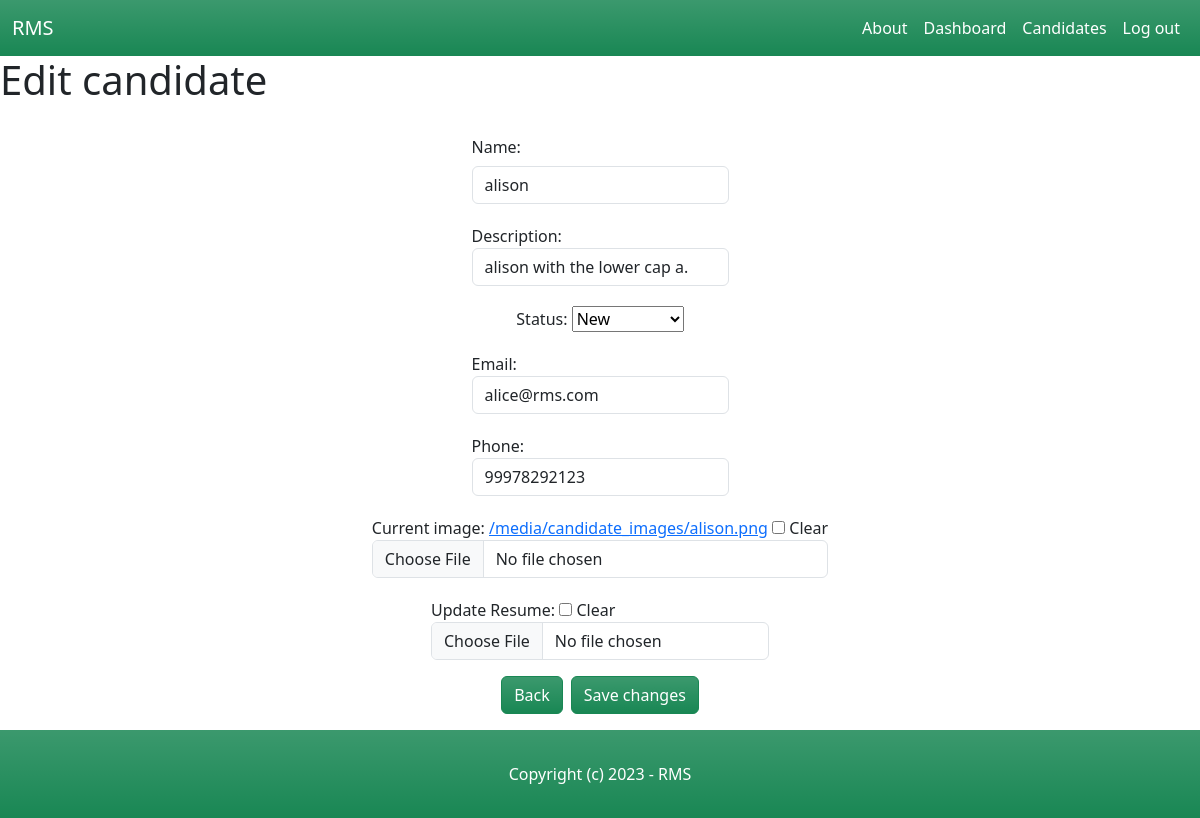
The app's page /candidates/8/edit/ (signed in) with its own data.
### candidate/models.py (models this page shows, shortened)
class Candidate(models.Model):
    NEW = 'new'
    CONTACTED = 'contacted'
    INTERVIEWED = 'interviewed'
    HIRED = 'hired'
    REJECTED = 'rejected'
    CHOICES_STATUS = (
        (NEW, 'New'),
        (CONTACTED, 'Contacted'),
        (INTERVIEWED, 'Interviewed'),
        (HIRED, 'Hired'),
        (REJECTED, 'Rejected'),
    )
    name = models.CharField(max_length=255)
    description = models.TextField(blank=True, null=True)
    status = models.CharField(max_length=11, choices=CHOICES_STATUS, default=NEW)
    email = models.EmailField()
    phone = models.PositiveIntegerField()
    image = models.ImageField(upload_to='candidate_images', default='default_image.jpg', blank=True, null=True)
    resume = models.FileField(upload_to='resumes/', blank=True, null=True)
    is_active = models.BooleanField(default=True)
    created_by = models.ForeignKey(User, related_name='candidates', on_delete=models.CASCADE)
    created_at = models.DateTimeField(auto_now_add=True)
    modified_at = models.DateTimeField(auto_now=True)
    last_modified_by = models.ForeignKey(User, related_name='candidate', blank=True, null=True, on_delete=models.CASCADE)

### candidate/views.py (the view)
# urls.py: path('<int:pk>/edit/', views.edit_candidate, name='edit_candidate'),
@login_required
def edit_candidate(request, pk):
    candidate = get_object_or_404(Candidate, pk=pk)
    if request.method == 'POST':
        form = AddCandidateForm(request.POST, request.FILES, instance=candidate)
        if form.is_valid():
            if 'image-clear' in request.POST:
                candidate.image.delete(save=False)
                candidate.image = None
            instance = form.save(commit=False)
            if not instance.image:
                instance.image = 'default_image.jpg'
            instance.save()
            if 'resume-clear' in request.POST:
                candidate.resume.delete(save=False)
                candidate.resume = None
            candidate.last_modified_by = request.user
            form.save()
            messages.success(request, 'The changes were saved!')
            return redirect('candidate_details', pk=pk)
    else:
        form = AddCandidateForm(instance=candidate)
    return render(request, 'candidate/edit_candidate.html', {
        'form': form,
        'candidate': candidate,
    })

### candidate/forms.py
class AddCandidateForm(forms.ModelForm):
    class Meta:
        model = Candidate
        fields = ('name', 'description', 'status', 'email', 'phone', 'image', 'resume',)
        widgets = {
            'image': forms.ClearableFileInput(attrs={'multiple': False}),
            'resume': forms.ClearableFileInput(attrs={'multiple': False}),
            'status': forms.Select(attrs={'class': 'form-control'}),
        }

### candidate/templates/candidate/edit_candidate.html (shortened to what this page needs)
{% extends 'core/base.html' %}
{% block content %}
    <h1 class="">Edit candidate</h1>
    <form method="post" action="." enctype="multipart/form-data">
        <div class="row g-3 my-1 align-items-center justify-content-center">
            <div class="col-auto">
                <label class="col-form-label" for="id_name">Name:</label>
                <input type="text" class="form-control" name="name" value="{{ candidate.name }}" maxlength="255" autofocus required id="id_name">
            </div>
        </div>
        <div class="row g-3 my-1 align-items-center justify-content-center">
            <div class="col-auto">
                <label for="id_description">Description:</label>
                <input type="text" class="form-control" name="description" value="{{ candidate.description }}" cols="40" rows="10" id="id_description"></input>
            </div>
        </div>
        <div class="row g-3 my-1 align-items-center justify-content-center">
            <div class="col-auto">
                <label for="id_status">Status:</label>
                <select name="status" id="id_status" required>
                    <option value="new" {% if candidate.status == 'new' %}selected{% endif %}>New</option>
                </select>
            </div>
        </div>
        <div class="row g-3 my-1 align-items-center justify-content-center">
            <div class="col-auto">
                <label for="id_email">Email:</label>
                <input type="email" class="form-control" name="email" value="{{ candidate.email }}" maxlength="254" required id="id_email">
            </div>
        </div>
        <div class="row g-3 my-1 align-items-center justify-content-center">
            <div class="col-auto">
                <label for="id_phone">Phone:</label>
                <input type="tel" class="form-control" name="phone" value="{{ candidate.phone }}" required id="id_phone">
            </div>
        </div>
        <div class="row g-3 my-1 align-items-center justify-content-center">
            <div class="col-auto">
                <label for="id_image">Current image:</label>
                <a href="{{ candidate.image.url }}">{{ candidate.image.url }}</a>
                <input type="checkbox" name="image-clear" id="image-clear_id">
                <label for="image-clear_id">Clear</label>
                <input type="file" class="form-control" name="image" accept="image/*" id="id_image">
            </div>
        </div>
        <div class="row g-3 my-1 align-items-center justify-content-center">
            <div class="col-auto">
                <label for="id_resume">Update Resume:</label>
                <input type="checkbox" name="resume-clear" id="resume-clear_id">
                <label for="resume-clear_id">Clear</label>
                <input type="file" class="form-control" name="resume" id="id_resume">
            </div>
        </div>
        <div class="d-grid my-3 gap-2 d-md-flex justify-content-center">
            <button type="submit" class="btn btn-success bg-gradient"><a class="nav-link text-white" href="{% url 'candidate_details' candidate.id %}">Back</a></button>
            <button type="submit" class="btn btn-success bg-gradient">Save changes</button>
        </div>
    </form>
{% endblock %}

### records on screen
Candidate: name "alison", description "alison with the lower cap a.", status "New", email "alice@rms.com", phone "99978292123", image "/media/candidate_images/alison.png"
